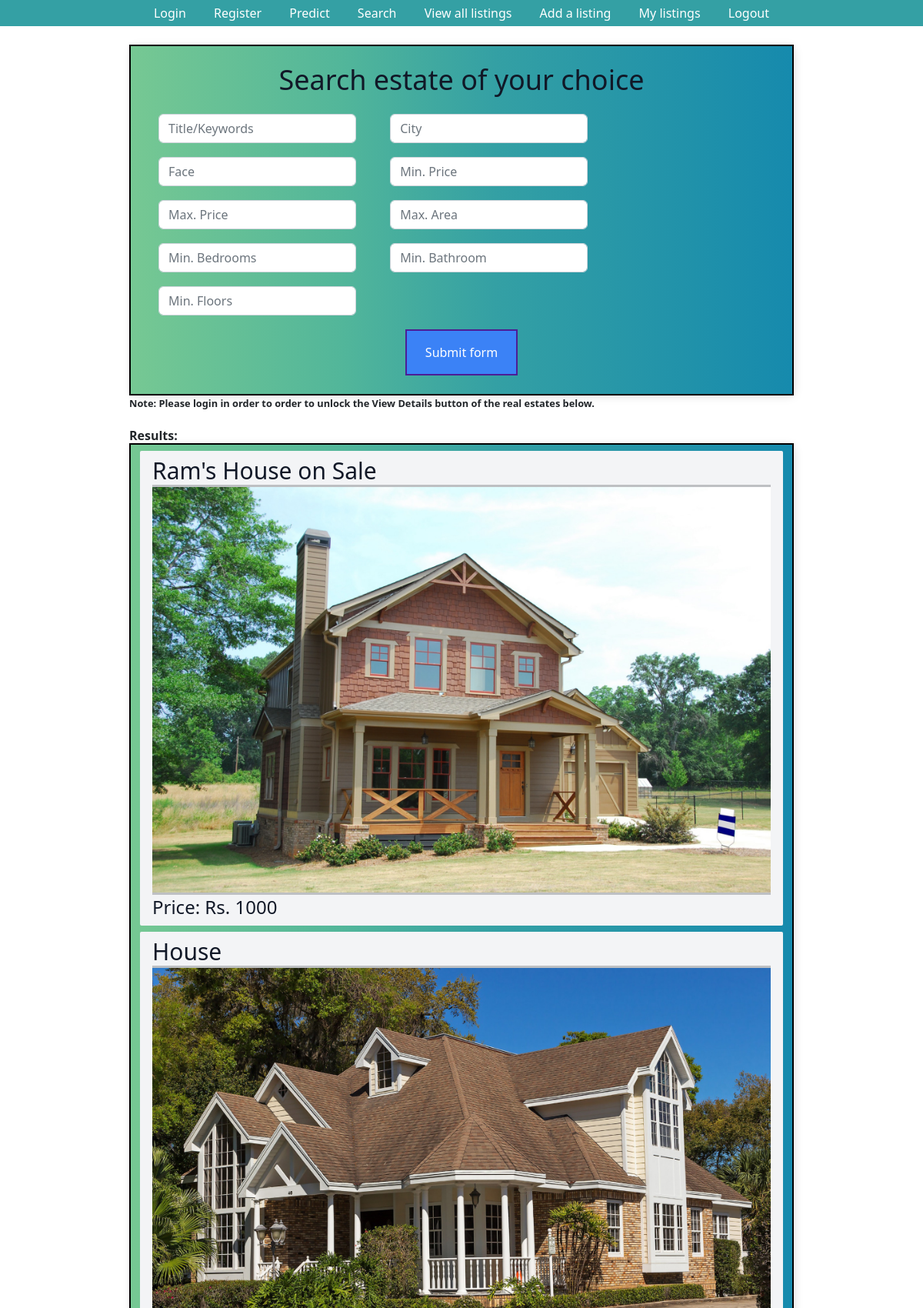
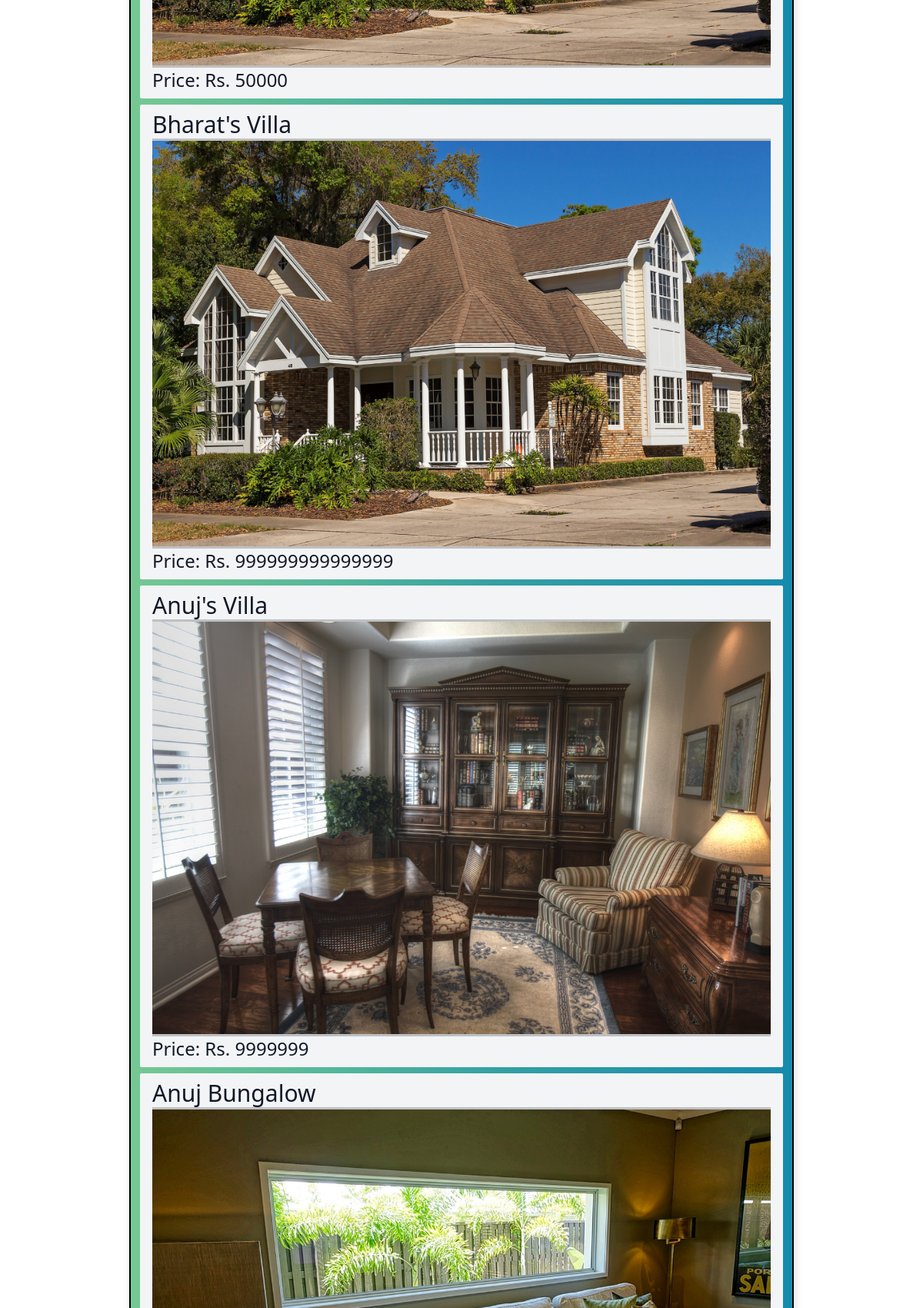
Page /listing_search (upper part) on the committed database (2 pictures, top to bottom).
### listings/models.py (models this page shows, shortened)
class Listing(models.Model):
    Title = models.CharField(max_length=30, default='House on Sale')
    Location = models.CharField(max_length=30, default='Kalanki')
    City = models.CharField(max_length=30, default='Kathmandu')
    Price = models.IntegerField(default=9999999)
    Bedroom = models.IntegerField(default=1)
    Bathroom = models.IntegerField(default=1)
    Floors = models.IntegerField(default=1)
    Parking = models.IntegerField(default=1)
    Face = models.CharField(max_length=30, default="East")
    Area = models.IntegerField(default=100)
    Road_Width = models.IntegerField(default=0)
    Road_Type = models.CharField(max_length=30, default="Concrete")
    Build_Area = models.IntegerField(default=100)
    Amenities = models.CharField(max_length=30, default="Bathroom")
    Contact_number = models.IntegerField(default=9845654321)
    Contact_mail = models.EmailField(max_length=30, default='admin@gmail.com')
    Image = models.ImageField(max_length = 254)
    user = models.ForeignKey(User, on_delete=models.SET_NULL,null=True)
    is_sold = models.BooleanField(default=False)
    Description = models.CharField(max_length=1000, default="Please describe your estate here. You may also justify the price of your estate here.")
    likes = models.ManyToManyField(User, related_name='estate')

### listings/views.py (the view)
# urls.py: path('listing_search', listing_search, name='listing_search'),
def listing_search(request):
    queryset_list=Listing.objects.all()
    if 'Title' in request.GET:
        Title = request.GET['Title']
        if Title:
            queryset_list = queryset_list.filter(Title__icontains = Title)
    else:
        Title = ''
    if 'City' in request.GET:
        city = request.GET['City']
        print(city)
        if city:
            queryset_list=queryset_list.filter(City__iexact = city)
    else:
        city = ''
    if 'Face' in request.GET:
        Face = request.GET['Face']
        if Face:
            queryset_list=queryset_list.filter(Face__iexact = Face)
    else:
        Face = ''
    if 'Bedroom' in request.GET:
        Bedroom = request.GET['Bedroom']
        if Bedroom:
            queryset_list=queryset_list.filter(Bedroom__gte=Bedroom)
    else:
        Bedroom = ''
    if 'Bathroom' in request.GET:
        Bathroom = request.GET['Bathroom']
        if Bathroom:
            queryset_list=queryset_list.filter(Bathroom__gte=Bathroom)
    else:
        Bathroom = ''
    if 'Floors' in request.GET:
        Floors = request.GET['Floors']
        if Floors:
            queryset_list=queryset_list.filter(Floors__gte=Floors)
    else:
        Floors = ''
    if 'Area' in request.GET:
        Area = request.GET['Area']
        if Area:
            queryset_list=queryset_list.filter(Area__lte=Area)
    else:
        Area = ''
    if 'Min_Price' in request.GET:
        Min_Price = request.GET['Min_Price']
        if Min_Price:
            queryset_list=queryset_list.filter(Price__gte=Min_Price)
    else:
        Min_Price = ''
    if 'Max_Price' in request.GET:
        Max_Price = request.GET['Max_Price']
        if Max_Price:
            queryset_list=queryset_list.filter(Price__lte=Max_Price)
    else:
        Max_Price = ''
    context={
        'listings':queryset_list, 'Min_Price':Min_Price,'Max_Price':Max_Price, 'Area':Area, 'Floors':Floors, 'Bathroom':Bathroom, 'Bedroom':Bedroom,
        'Face':Face, 'City': city, 'Title': Title
    }
    return render(request, "listing_search.html", context)

### templates/listing_search.html (shortened to what this page needs)
{% extends "base.html" %}
{% block content %}
<div class="container"><br>
<center><h1 class="text-4xl text-gray-900">Search estate of your choice</h1></center><br>
    <div>
        <form class="form-inline" action="{% url 'listing_search' %}" method="get" enctype="multipart/form-data">
            <div class="form-check form-check-inline">
                <div class="col-md-18 mb-3">
                    <input type="text" name="Title" class="form-control" placeholder="Title/Keywords"  value="{{ Title }}">
                </div>
            </div>
            <div class="form-check form-check-inline">
                <div class="col-md-18 mb-3">
                    <input type="text" name="City" class="form-control" placeholder="City"  value="{{ City }}">
                </div>
            </div>
            <div class="form-check form-check-inline">
                <div class="col-md-18 mb-3">
                    <input type="text" name="Face" class="form-control" placeholder="Face"  value="{{ Face }}">
                </div>
            </div>
            <div class="form-check form-check-inline">
                <div class="col-md-18 mb-3">
                    <input type="text" name="Min_Price" class="form-control" placeholder="Min. Price"  value="{{ Min_Price }}">
                </div>
            </div>
            <div class="form-check form-check-inline">
                <div class="col-md-18 mb-3">
                    <input type="text" name="Max_Price" class="form-control" placeholder="Max. Price"  value="{{ Max_Price }}">
                </div>
            </div>
            <div class="form-check form-check-inline">
                <div class="col-md-18 mb-3">
                    <input type="text" name="Area" class="form-control" placeholder="Max. Area"  value="{{ Area }}">
                </div>
            </div>
            <div class="form-check form-check-inline">
                <div class="col-md-18 mb-3">
                    <input type="text" name="Bedroom" class="form-control" placeholder="Min. Bedrooms"  value="{{ Bedroom }}">
                </div>
            </div>
            <div class="form-check form-check-inline">
                <div class="col-md-18 mb-3">
                    <input type="text" name="Bathroom" class="form-control" placeholder="Min. Bathroom"  value="{{ Bathroom }}">
                </div>
            </div>
            <div class="form-check form-check-inline">
                <div class="col-md-18 mb-3">
                    <input type="text" name="Floors" class="form-control" placeholder="Min. Floors"  value="{{ Floors }}">
                </div>
            </div>
            <center><button class="flex items-center px-4 py-3 text-white bg-blue-500 hover:bg-blue-400 border-2 border-violet-900"
                type="submit">Submit form</button></center>
            <br>
        </form>
    </div>
</div>
{% if not request.user.is_authenticated %}
<h1><strong><small>Note: Please login in order to order to unlock the View Details button of the real estates below.</small></strong></h1>
{% endif %}
<br><h1><strong>Results:</strong></h1>
<div class = "container">
    {% if listings %}
    {% for listing in listings %}
    <div class="mt-2 px-3 py-2 bg-gray-100 rounded-sm">
        <h3 class="text-3xl text-gray-900">{{ listing.Title }}</h3><hr><hr><hr>
        {% if listing.Image %}
        <img src="{{ listing.Image.url }}" alt="">
        {% endif %}
        <hr><hr><hr><h2 class="text-2xl text-gray-900">Price: Rs. {{listing.Price}}</h2>
    </div>
    {% endfor %}
    {% else %}
    <div class="col-md-12">
    <p>No Listings Available</p>
    </div>
    {% endif %}
</div>
{% endblock content %}

### templates/base.html (style rules this page uses)
.container { max-width: 1550px; margin: auto; background-color: rgba(136, 5, 5, 0.421); -webkit-box-shadow: 2px 2px 13px -4px rgba(0, 0, 0, 0.21); box-shadow: 2px 2px 13px -4px rgba(0, 0, 0, 0.21); background: linear-gradient(90deg, #76C893 0%, #52B69A 32%, #34A0A4 55%, #168AAD 100%); border: 2px solid #000 }

### rows in the picture
Listing: Title "Ram's House on Sale", Image (picture), Price "1000"
Listing: Title "House", Image (picture), Price "50000"
Listing: Title "Bharat's Villa", Image (picture), Price "999999999999999"
Listing: Title "Anuj's Villa", Image (picture), Price "9999999"
Listing: Title "Anuj Bungalow", Image (picture)
